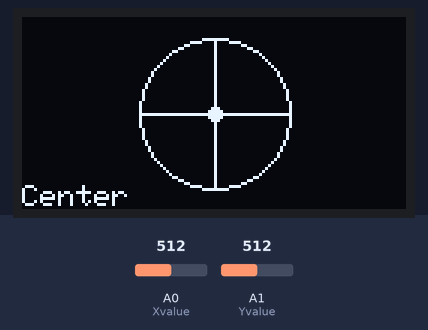
Bench run of a sketch on a simulated Arduino Uno, built with avr-gcc and run on an emulated ATmega328P. Parts: 128×64 one-colour display. Inputs (shaded band) come from the test bench; at power-on: A0 (Xvalue) = 512, A1 (Yvalue) = 512.

Above: at 1.2 s.
1.3 s: A0 (Xvalue) set to 538
At 2.5 s:
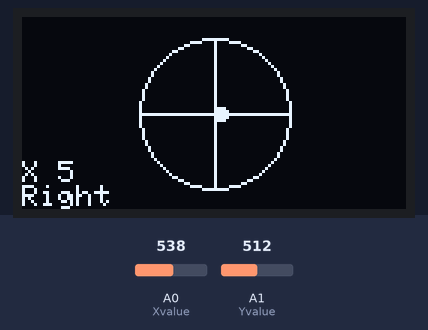
2.9 s: A1 (Yvalue) set to 528
4.5 s: A0 (Xvalue) set to 511
At 5.8 s:
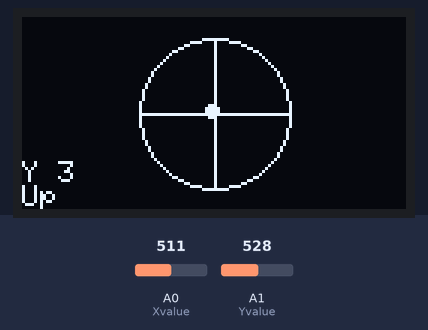
6.1 s: A1 (Yvalue) set to 511
At 6.6 s:
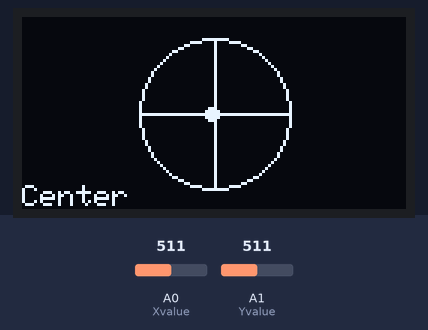
7.7 s: A0 (Xvalue) set to 470
At 8.3 s:
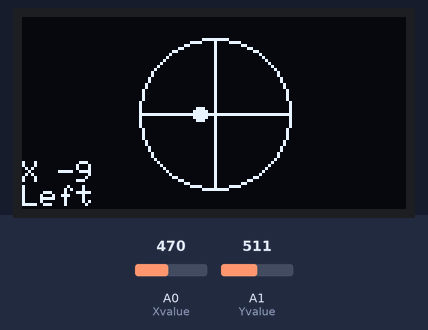
9.4 s: A1 (Yvalue) set to 530
Timing chart, 0 to 12.0 s (numbered marks = the images above; inputs shaded):
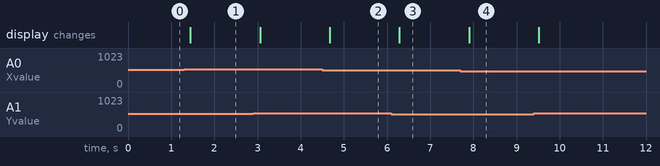

Measured:
- the behaviour switches between 520 and 521 on A0 (Xvalue) (found by bisection; images 0 and 1)
- after the input at 1.3 s, the display: changes after 0.14 s (image 1)
- after the input at 4.5 s, the display: changes after 0.18 s (image 2)
- after the input at 6.1 s, the display: changes after 0.19 s (image 3)
- after the input at 7.7 s, the display: changes after 0.20 s (image 4)

The sketch:

oled_joystick.ino
```cpp
#include <Wire.h>
#include <Adafruit_GFX.h>
#include <Adafruit_SSD1306.h>
#define SCREEN_WIDTH 128
#define SCREEN_HEIGHT 64
#define OLED_RESET    -1
Adafruit_SSD1306 display(SCREEN_WIDTH, SCREEN_HEIGHT, &Wire, OLED_RESET);
#define Xvalue A0
#define Yvalue A1
int Xval, Yval;
void setup() {
  Serial.begin(9600);
  if (!display.begin(SSD1306_SWITCHCAPVCC, 0x3D)) {
    Serial.println(F("SSD1306 init failed"));
    while (1);
  }
  display.clearDisplay();
  display.setTextSize(1);
  display.setTextColor(SSD1306_WHITE);
  pinMode(Xvalue, INPUT);
  pinMode(Yvalue, INPUT);
}
void loop() {
  Xval = analogRead(Xvalue);
  Yval = analogRead(Yvalue);
  if (Xval < 100 || Xval > 780 || Yval < 100 || Yval > 780) {
    display.clearDisplay();
    display.setTextSize(1);
    display.setCursor(0, 0);
    display.println("Wiring Issue");
    display.display();
    delay(3000);
  }
    int centerX = 64;
    int centerY = 32;
    int radius = 25;
    int dotX = map(Xval, 256, 768, -radius, radius);
    int dotY = map(Yval, 256, 766, radius, -radius);
    float distance = sqrt(dotX * dotX + dotY * dotY);
    if (distance > radius) {
      float scale = (float)radius / distance;
      dotX *= scale;
      dotY *= scale;
    }
     int X = map(Xval,256,767,-50,50);
     int Y = map(Yval,256,769,-50,50);
    display.clearDisplay();
    display.drawCircle(centerX, centerY, radius, SSD1306_WHITE);
    display.drawLine(centerX - radius, centerY, centerX + radius, centerY, SSD1306_WHITE);
    display.drawLine(centerX, centerY - radius, centerX, centerY + radius, SSD1306_WHITE);
    display.fillCircle(centerX + dotX, centerY + dotY, 2, SSD1306_WHITE);
    display.setTextSize(1);
    display.setCursor(0, 56);
    if (Xval > 520){
      display.print("Right ");
    }
    else if (Xval < 480){
      display.print("Left ");
    }
    else if (Yval > 520){
      display.print("Up ");
    }
    else if (Yval < 480){
      display.print("Down ");
    }
    else{
      display.print("Center");
      display.setTextSize(1);
    }
    display.setCursor(0, 48);
    if (Xval > 520){
      display.print("X ");
      display.print(X);
    }
    else if (Xval < 480){
      display.print("X ");
      display.print(X);
    }
    else if (Yval > 520){
      display.print("Y ");
      display.print(Y);
    }
    else if (Yval < 480){
      display.print("Y ");
      display.print(Y);
    }
    display.display();
    delay(200);
  }
```
